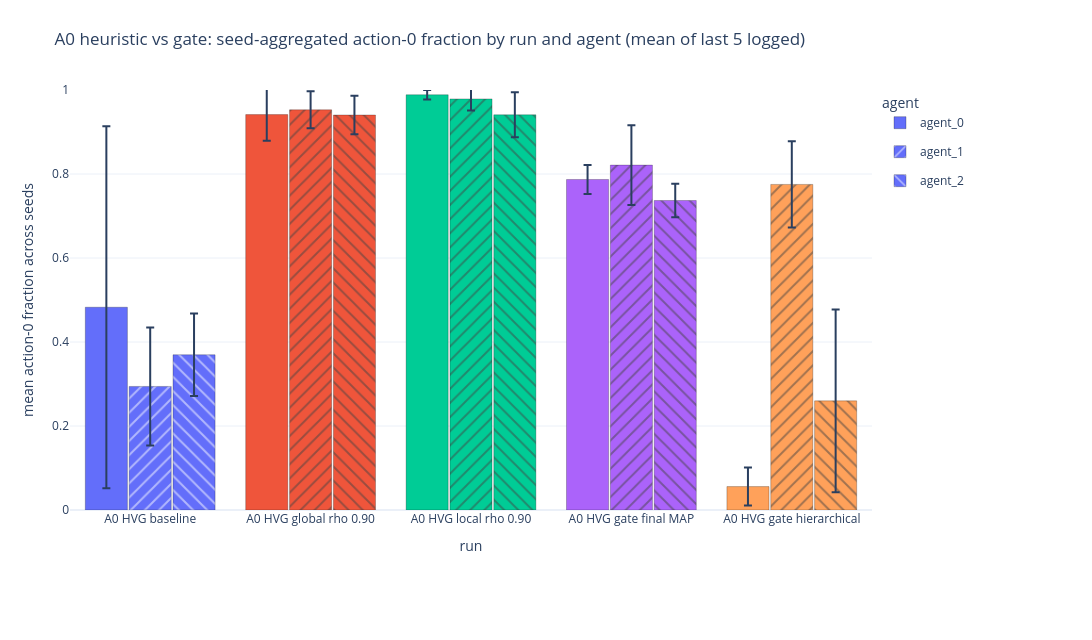
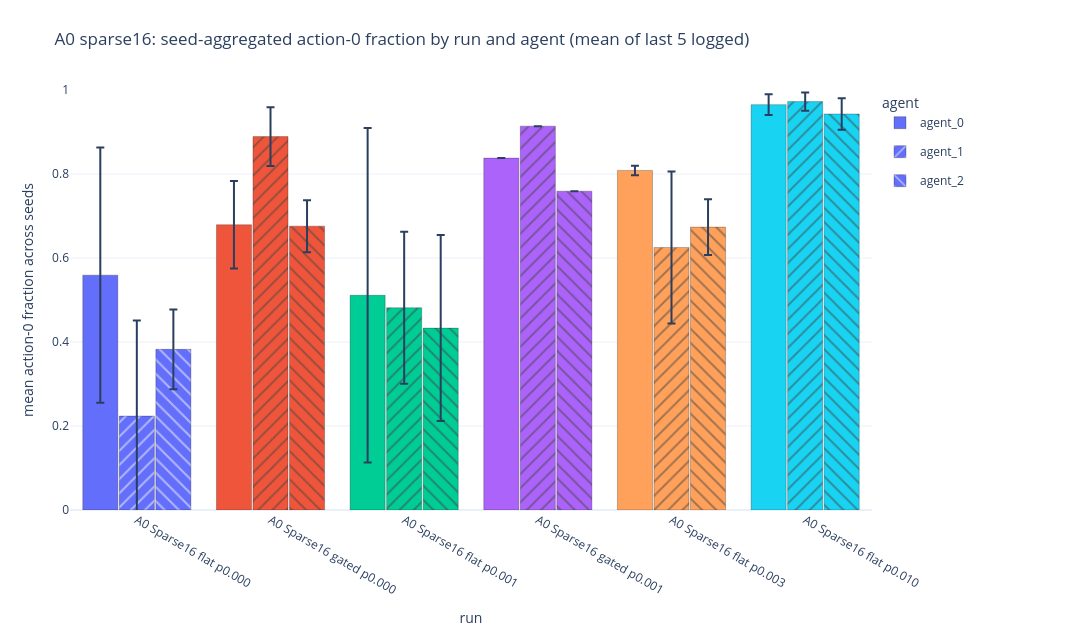
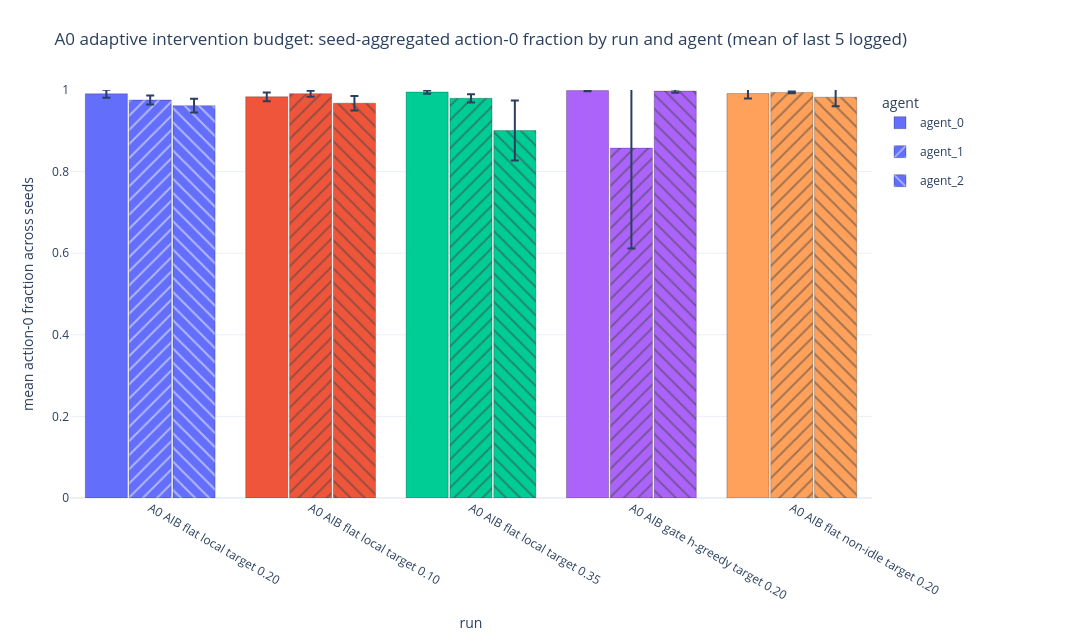
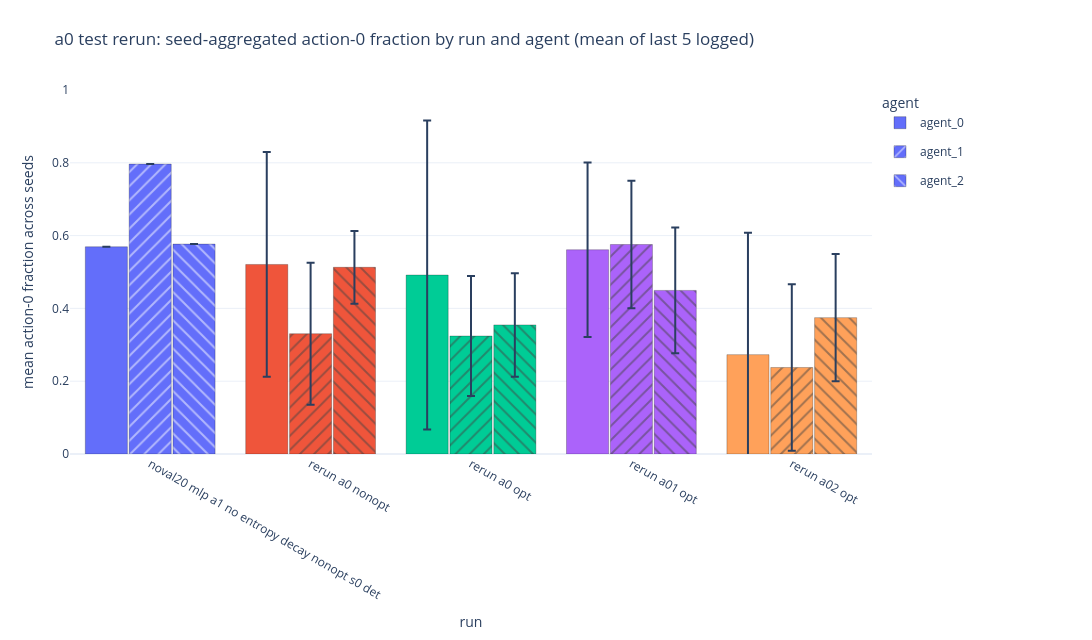

Notebook cell for these charts, in order:
### Markdown cell above
## Seed-Aggregated Last-5-Logged Action-0 Fraction By Run And Agent

### Code cell
seed_action0 = adm.seed_aggregated_last5_logged_action0_fraction_by_agent(ctx)
adm.display_metric_figures(seed_action0)

### Figure 1 — Plotly figure (JSON) as saved in the notebook; plotly's stock layout.template omitted (floating-point values rounded to 4 significant figures)
{"data": [{"customdata": [[0.4309, 3, "[0, 1, 2]", 19312, 17240.0, "['a0_hvg_00_baseline_s0', 'a0_hvg_00_baseline_s1', 'a0_hvg_00_baseline_s2']"], [0.06218, 3, "[0, 1, 2]", 37660.0, 2487.0, "['a0_hvg_01_eval_rho090_s0', 'a0_hvg_01_eval_rho090_s1', 'a0_hvg_01_eval_rho090_s2']"], [0.01123, 3, "[0, 1, 2]", 39550.0, 449.0, "['a0_hvg_04_eval_local_rho090_s0', 'a0_hvg_04_eval_local_rho090_s1', 'a0_hvg_04_eval_local_rho090_s2']"], [0.0344, 3, "[0, 1, 2]", 31478, 1376.0, "['a0_hvg_02_gate_final_map_s0', 'a0_hvg_02_gate_final_map_s1', 'a0_hvg_02_gate_final_map_s2']"], [0.04514, 3, "[0, 1, 2]", 2231.0, 1805.0, "['a0_hvg_03_gate_hierarchical_s0', 'a0_hvg_03_gate_hierarchical_s1', 'a0_hvg_03_gate_hierarchical_s2']"]], "error_y": {"array": [0.4309, 0.06218, 0.01123, 0.0344, 0.04514], "type": "data", "visible": true}, "hovertemplate": "run=%{x}<br>agent=agent_0<br>mean action-0 fraction=%{y:.4f}<br>std across seeds=%{customdata[0]:.4f}<br>n_seeds=%{customdata[1]}<br>seeds=%{customdata[2]}<br>mean action-0 count=%{customdata[3]:.0f}<br>std action-0 count=%{customdata[4]:.0f}<br>seed runs=%{customdata[5]}<extra></extra>", "legendgroup": "agent_0", "marker": {"color": ["#636EFA", "#EF553B", "#00CC96", "#AB63FA", "#FFA15A"], "line": {"color": "rgba(0,0,0,0.35)", "width": 0.7}, "pattern": {"shape": ""}}, "name": "agent_0", "type": "bar", "x": ["A0 HVG baseline", "A0 HVG global rho 0.90", "A0 HVG local rho 0.90", "A0 HVG gate final MAP", "A0 HVG gate hierarchical"], "y": [0.4828, 0.9415, 0.9886, 0.7869, 0.05577]}, {"customdata": [[0.1405, 3, "[0, 1, 2]", 11770.0, 5621.0, "['a0_hvg_00_baseline_s0', 'a0_hvg_00_baseline_s1', 'a0_hvg_00_baseline_s2']"], [0.04412, 3, "[0, 1, 2]", 38120.0, 1764.0, "['a0_hvg_01_eval_rho090_s0', 'a0_hvg_01_eval_rho090_s1', 'a0_hvg_01_eval_rho090_s2']"], [0.0278, 3, "[0, 1, 2]", 39150.0, 1113.0, "['a0_hvg_04_eval_local_rho090_s0', 'a0_hvg_04_eval_local_rho090_s1', 'a0_hvg_04_eval_local_rho090_s2']"], [0.09493, 3, "[0, 1, 2]", 32846, 3797.0, "['a0_hvg_02_gate_final_map_s0', 'a0_hvg_02_gate_final_map_s1', 'a0_hvg_02_gate_final_map_s2']"], [0.1026, 3, "[0, 1, 2]", 31008, 4106.0, "['a0_hvg_03_gate_hierarchical_s0', 'a0_hvg_03_gate_hierarchical_s1', 'a0_hvg_03_gate_hierarchical_s2']"]], "error_y": {"array": [0.1405, 0.04412, 0.0278, 0.09493, 0.1026], "type": "data", "visible": true}, "hovertemplate": "run=%{x}<br>agent=agent_1<br>mean action-0 fraction=%{y:.4f}<br>std across seeds=%{customdata[0]:.4f}<br>n_seeds=%{customdata[1]}<br>seeds=%{customdata[2]}<br>mean action-0 count=%{customdata[3]:.0f}<br>std action-0 count=%{customdata[4]:.0f}<br>seed runs=%{customdata[5]}<extra></extra>", "legendgroup": "agent_1", "marker": {"color": ["#636EFA", "#EF553B", "#00CC96", "#AB63FA", "#FFA15A"], "line": {"color": "rgba(0,0,0,0.35)", "width": 0.7}, "pattern": {"shape": "/"}}, "name": "agent_1", "type": "bar", "x": ["A0 HVG baseline", "A0 HVG global rho 0.90", "A0 HVG local rho 0.90", "A0 HVG gate final MAP", "A0 HVG gate hierarchical"], "y": [0.2942, 0.9529, 0.9788, 0.8211, 0.7752]}, {"customdata": [[0.09824, 3, "[0, 1, 2]", 14786, 3930.0, "['a0_hvg_00_baseline_s0', 'a0_hvg_00_baseline_s1', 'a0_hvg_00_baseline_s2']"], [0.046, 3, "[0, 1, 2]", 37620.0, 1840.0, "['a0_hvg_01_eval_rho090_s0', 'a0_hvg_01_eval_rho090_s1', 'a0_hvg_01_eval_rho090_s2']"], [0.05362, 3, "[0, 1, 2]", 37638, 2145.0, "['a0_hvg_04_eval_local_rho090_s0', 'a0_hvg_04_eval_local_rho090_s1', 'a0_hvg_04_eval_local_rho090_s2']"], [0.03974, 3, "[0, 1, 2]", 29475, 1590.0, "['a0_hvg_02_gate_final_map_s0', 'a0_hvg_02_gate_final_map_s1', 'a0_hvg_02_gate_final_map_s2']"], [0.2173, 3, "[0, 1, 2]", 10394, 8693.0, "['a0_hvg_03_gate_hierarchical_s0', 'a0_hvg_03_gate_hierarchical_s1', 'a0_hvg_03_gate_hierarchical_s2']"]], "error_y": {"array": [0.09824, 0.046, 0.05362, 0.03974, 0.2173], "type": "data", "visible": true}, "hovertemplate": "run=%{x}<br>agent=agent_2<br>mean action-0 fraction=%{y:.4f}<br>std across seeds=%{customdata[0]:.4f}<br>n_seeds=%{customdata[1]}<br>seeds=%{customdata[2]}<br>mean action-0 count=%{customdata[3]:.0f}<br>std action-0 count=%{customdata[4]:.0f}<br>seed runs=%{customdata[5]}<extra></extra>", "legendgroup": "agent_2", "marker": {"color": ["#636EFA", "#EF553B", "#00CC96", "#AB63FA", "#FFA15A"], "line": {"color": "rgba(0,0,0,0.35)", "width": 0.7}, "pattern": {"shape": "\\"}}, "name": "agent_2", "type": "bar", "x": ["A0 HVG baseline", "A0 HVG global rho 0.90", "A0 HVG local rho 0.90", "A0 HVG gate final MAP", "A0 HVG gate hierarchical"], "y": [0.3696, 0.9405, 0.9409, 0.7369, 0.2598]}], "layout": {"bargap": 0.18, "bargroupgap": 0.04, "barmode": "group", "height": 640, "legend": {"orientation": "v", "title": {"text": "agent"}, "x": 1.01, "xanchor": "left", "y": 1, "yanchor": "top"}, "margin": {"b": 130, "l": 70, "r": 220, "t": 90}, "title": {"text": "A0 heuristic vs gate: seed-aggregated action-0 fraction by run and agent (mean of last 5 logged)"}, "width": 1450, "xaxis": {"categoryarray": ["A0 HVG baseline", "A0 HVG global rho 0.90", "A0 HVG local rho 0.90", "A0 HVG gate final MAP", "A0 HVG gate hierarchical"], "categoryorder": "array", "title": {"text": "run"}}, "yaxis": {"range": [0, 1], "title": {"text": "mean action-0 fraction across seeds"}}}}

### Figure 2 — Plotly figure (JSON) as saved in the notebook; plotly's stock layout.template omitted (floating-point values rounded to 4 significant figures)
{"data": [{"customdata": [[0.3037, 3, "[0, 1, 2]", 22367, 12150.0, "['a0_sparse16_flat_p000_s0', 'a0_sparse16_flat_p000_s1', 'a0_sparse16_flat_p000_s2']"], [0.1039, 3, "[0, 1, 2]", 27170.0, 4157.0, "['a0_sparse16_gated_p000_s0', 'a0_sparse16_gated_p000_s1', 'a0_sparse16_gated_p000_s2']"], [0.3981, 3, "[0, 1, 2]", 20450.0, 15930.0, "['a0_sparse16_flat_p001_s0', 'a0_sparse16_flat_p001_s1', 'a0_sparse16_flat_p001_s2']"], [0, 1, "[0]", 33516, 0, "['a0_sparse16_gated_p001_s0']"], [0.01132, 3, "[0, 1, 2]", 32342, 452.9, "['a0_sparse16_flat_p003_s0', 'a0_sparse16_flat_p003_s1', 'a0_sparse16_flat_p003_s2']"], [0.02464, 3, "[0, 1, 2]", 38607, 986.0, "['a0_sparse16_flat_p010_s0', 'a0_sparse16_flat_p010_s1', 'a0_sparse16_flat_p010_s2']"]], "error_y": {"array": [0.3037, 0.1039, 0.3981, 0.0, 0.01132, 0.02464], "type": "data", "visible": true}, "hovertemplate": "run=%{x}<br>agent=agent_0<br>mean action-0 fraction=%{y:.4f}<br>std across seeds=%{customdata[0]:.4f}<br>n_seeds=%{customdata[1]}<br>seeds=%{customdata[2]}<br>mean action-0 count=%{customdata[3]:.0f}<br>std action-0 count=%{customdata[4]:.0f}<br>seed runs=%{customdata[5]}<extra></extra>", "legendgroup": "agent_0", "marker": {"color": ["#636EFA", "#EF553B", "#00CC96", "#AB63FA", "#FFA15A", "#19D3F3"], "line": {"color": "rgba(0,0,0,0.35)", "width": 0.7}, "pattern": {"shape": ""}}, "name": "agent_0", "type": "bar", "x": ["A0 Sparse16 flat p0.000", "A0 Sparse16 gated p0.000", "A0 Sparse16 flat p0.001", "A0 Sparse16 gated p0.001", "A0 Sparse16 flat p0.003", "A0 Sparse16 flat p0.010"], "y": [0.5592, 0.6792, 0.5112, 0.8379, 0.8086, 0.9652]}, {"customdata": [[0.2274, 3, "[0, 1, 2]", 8948.0, 9097.0, "['a0_sparse16_flat_p000_s0', 'a0_sparse16_flat_p000_s1', 'a0_sparse16_flat_p000_s2']"], [0.07006, 3, "[0, 1, 2]", 35560.0, 2802.0, "['a0_sparse16_gated_p000_s0', 'a0_sparse16_gated_p000_s1', 'a0_sparse16_gated_p000_s2']"], [0.181, 3, "[0, 1, 2]", 19264, 7242.0, "['a0_sparse16_flat_p001_s0', 'a0_sparse16_flat_p001_s1', 'a0_sparse16_flat_p001_s2']"], [0, 1, "[0]", 36555, 0, "['a0_sparse16_gated_p001_s0']"], [0.181, 3, "[0, 1, 2]", 25010.0, 7240.0, "['a0_sparse16_flat_p003_s0', 'a0_sparse16_flat_p003_s1', 'a0_sparse16_flat_p003_s2']"], [0.02161, 3, "[0, 1, 2]", 38895, 864.4, "['a0_sparse16_flat_p010_s0', 'a0_sparse16_flat_p010_s1', 'a0_sparse16_flat_p010_s2']"]], "error_y": {"array": [0.2274, 0.07006, 0.181, 0.0, 0.181, 0.02161], "type": "data", "visible": true}, "hovertemplate": "run=%{x}<br>agent=agent_1<br>mean action-0 fraction=%{y:.4f}<br>std across seeds=%{customdata[0]:.4f}<br>n_seeds=%{customdata[1]}<br>seeds=%{customdata[2]}<br>mean action-0 count=%{customdata[3]:.0f}<br>std action-0 count=%{customdata[4]:.0f}<br>seed runs=%{customdata[5]}<extra></extra>", "legendgroup": "agent_1", "marker": {"color": ["#636EFA", "#EF553B", "#00CC96", "#AB63FA", "#FFA15A", "#19D3F3"], "line": {"color": "rgba(0,0,0,0.35)", "width": 0.7}, "pattern": {"shape": "/"}}, "name": "agent_1", "type": "bar", "x": ["A0 Sparse16 flat p0.000", "A0 Sparse16 gated p0.000", "A0 Sparse16 flat p0.001", "A0 Sparse16 gated p0.001", "A0 Sparse16 flat p0.003", "A0 Sparse16 flat p0.010"], "y": [0.2237, 0.8891, 0.4816, 0.9139, 0.6252, 0.9724]}, {"customdata": [[0.09486, 3, "[0, 1, 2]", 15300.0, 3794.0, "['a0_sparse16_flat_p000_s0', 'a0_sparse16_flat_p000_s1', 'a0_sparse16_flat_p000_s2']"], [0.06189, 3, "[0, 1, 2]", 27034, 2476.0, "['a0_sparse16_gated_p000_s0', 'a0_sparse16_gated_p000_s1', 'a0_sparse16_gated_p000_s2']"], [0.2214, 3, "[0, 1, 2]", 17320.0, 8857.0, "['a0_sparse16_flat_p001_s0', 'a0_sparse16_flat_p001_s1', 'a0_sparse16_flat_p001_s2']"], [0, 1, "[0]", 30364, 0, "['a0_sparse16_gated_p001_s0']"], [0.0666, 3, "[0, 1, 2]", 26942, 2664.0, "['a0_sparse16_flat_p003_s0', 'a0_sparse16_flat_p003_s1', 'a0_sparse16_flat_p003_s2']"], [0.03761, 3, "[0, 1, 2]", 37718, 1505.0, "['a0_sparse16_flat_p010_s0', 'a0_sparse16_flat_p010_s1', 'a0_sparse16_flat_p010_s2']"]], "error_y": {"array": [0.09486, 0.06189, 0.2214, 0.0, 0.0666, 0.03761], "type": "data", "visible": true}, "hovertemplate": "run=%{x}<br>agent=agent_2<br>mean action-0 fraction=%{y:.4f}<br>std across seeds=%{customdata[0]:.4f}<br>n_seeds=%{customdata[1]}<br>seeds=%{customdata[2]}<br>mean action-0 count=%{customdata[3]:.0f}<br>std action-0 count=%{customdata[4]:.0f}<br>seed runs=%{customdata[5]}<extra></extra>", "legendgroup": "agent_2", "marker": {"color": ["#636EFA", "#EF553B", "#00CC96", "#AB63FA", "#FFA15A", "#19D3F3"], "line": {"color": "rgba(0,0,0,0.35)", "width": 0.7}, "pattern": {"shape": "\\"}}, "name": "agent_2", "type": "bar", "x": ["A0 Sparse16 flat p0.000", "A0 Sparse16 gated p0.000", "A0 Sparse16 flat p0.001", "A0 Sparse16 gated p0.001", "A0 Sparse16 flat p0.003", "A0 Sparse16 flat p0.010"], "y": [0.3825, 0.6759, 0.4331, 0.7591, 0.6736, 0.9429]}], "layout": {"bargap": 0.18, "bargroupgap": 0.04, "barmode": "group", "height": 640, "legend": {"orientation": "v", "title": {"text": "agent"}, "x": 1.01, "xanchor": "left", "y": 1, "yanchor": "top"}, "margin": {"b": 130, "l": 70, "r": 220, "t": 90}, "title": {"text": "A0 sparse16: seed-aggregated action-0 fraction by run and agent (mean of last 5 logged)"}, "width": 1450, "xaxis": {"categoryarray": ["A0 Sparse16 flat p0.000", "A0 Sparse16 gated p0.000", "A0 Sparse16 flat p0.001", "A0 Sparse16 gated p0.001", "A0 Sparse16 flat p0.003", "A0 Sparse16 flat p0.010"], "categoryorder": "array", "title": {"text": "run"}}, "yaxis": {"range": [0, 1], "title": {"text": "mean action-0 fraction across seeds"}}}}

### Figure 3 — Plotly figure (JSON) as saved in the notebook; plotly's stock layout.template omitted (floating-point values rounded to 4 significant figures)
{"data": [{"customdata": [[0.009681, 3, "[0, 1, 2]", 39630.0, 387.6, "['a0_aib_00_flat_local_t020_s0', 'a0_aib_00_flat_local_t020_s1', 'a0_aib_00_flat_local_t020_s2']"], [0.01076, 3, "[0, 1, 2]", 39340.0, 430.5, "['a0_aib_01_flat_local_t010_s0', 'a0_aib_01_flat_local_t010_s1', 'a0_aib_01_flat_local_t010_s2']"], [0.004033, 3, "[0, 1, 2]", 39800.0, 161.5, "['a0_aib_02_flat_local_t035_s0', 'a0_aib_02_flat_local_t035_s1', 'a0_aib_02_flat_local_t035_s2']"], [0.001849, 3, "[0, 1, 2]", 39940.0, 74.1, "['a0_aib_03_gate_hgreedy_sep_local_t020_s0', 'a0_aib_03_gate_hgreedy_sep_local_t020_s1', 'a0_aib_03_gate_hgreedy_sep_local_t020_s2']"], [0.012, 3, "[0, 1, 2]", 39650.0, 480.3, "['a0_aib_04_flat_nonidle_t020_s0', 'a0_aib_04_flat_nonidle_t020_s1', 'a0_aib_04_flat_nonidle_t020_s2']"]], "error_y": {"array": [0.009681, 0.01076, 0.004033, 0.001849, 0.012], "type": "data", "visible": true}, "hovertemplate": "run=%{x}<br>agent=agent_0<br>mean action-0 fraction=%{y:.4f}<br>std across seeds=%{customdata[0]:.4f}<br>n_seeds=%{customdata[1]}<br>seeds=%{customdata[2]}<br>mean action-0 count=%{customdata[3]:.0f}<br>std action-0 count=%{customdata[4]:.0f}<br>seed runs=%{customdata[5]}<extra></extra>", "legendgroup": "agent_0", "marker": {"color": ["#636EFA", "#EF553B", "#00CC96", "#AB63FA", "#FFA15A"], "line": {"color": "rgba(0,0,0,0.35)", "width": 0.7}, "pattern": {"shape": ""}}, "name": "agent_0", "type": "bar", "x": ["A0 AIB flat local target 0.20", "A0 AIB flat local target 0.10", "A0 AIB flat local target 0.35", "A0 AIB gate h-greedy target 0.20", "A0 AIB flat non-idle target 0.20"], "y": [0.9906, 0.9834, 0.995, 0.9986, 0.9913]}, {"customdata": [[0.01081, 3, "[0, 1, 2]", 39018, 432.5, "['a0_aib_00_flat_local_t020_s0', 'a0_aib_00_flat_local_t020_s1', 'a0_aib_00_flat_local_t020_s2']"], [0.007426, 3, "[0, 1, 2]", 39640, 296.7, "['a0_aib_01_flat_local_t010_s0', 'a0_aib_01_flat_local_t010_s1', 'a0_aib_01_flat_local_t010_s2']"], [0.01014, 3, "[0, 1, 2]", 39187, 405.7, "['a0_aib_02_flat_local_t035_s0', 'a0_aib_02_flat_local_t035_s1', 'a0_aib_02_flat_local_t035_s2']"], [0.2459, 3, "[0, 1, 2]", 34305, 9836.0, "['a0_aib_03_gate_hgreedy_sep_local_t020_s0', 'a0_aib_03_gate_hgreedy_sep_local_t020_s1', 'a0_aib_03_gate_hgreedy_sep_local_t020_s2']"], [0.00215, 3, "[0, 1, 2]", 39765, 86.02, "['a0_aib_04_flat_nonidle_t020_s0', 'a0_aib_04_flat_nonidle_t020_s1', 'a0_aib_04_flat_nonidle_t020_s2']"]], "error_y": {"array": [0.01081, 0.007426, 0.01014, 0.2459, 0.00215], "type": "data", "visible": true}, "hovertemplate": "run=%{x}<br>agent=agent_1<br>mean action-0 fraction=%{y:.4f}<br>std across seeds=%{customdata[0]:.4f}<br>n_seeds=%{customdata[1]}<br>seeds=%{customdata[2]}<br>mean action-0 count=%{customdata[3]:.0f}<br>std action-0 count=%{customdata[4]:.0f}<br>seed runs=%{customdata[5]}<extra></extra>", "legendgroup": "agent_1", "marker": {"color": ["#636EFA", "#EF553B", "#00CC96", "#AB63FA", "#FFA15A"], "line": {"color": "rgba(0,0,0,0.35)", "width": 0.7}, "pattern": {"shape": "/"}}, "name": "agent_1", "type": "bar", "x": ["A0 AIB flat local target 0.20", "A0 AIB flat local target 0.10", "A0 AIB flat local target 0.35", "A0 AIB gate h-greedy target 0.20", "A0 AIB flat non-idle target 0.20"], "y": [0.9755, 0.991, 0.9797, 0.8576, 0.9941]}, {"customdata": [[0.01692, 3, "[0, 1, 2]", 38460.0, 677.0, "['a0_aib_00_flat_local_t020_s0', 'a0_aib_00_flat_local_t020_s1', 'a0_aib_00_flat_local_t020_s2']"], [0.01782, 3, "[0, 1, 2]", 38710.0, 712.8, "['a0_aib_01_flat_local_t010_s0', 'a0_aib_01_flat_local_t010_s1', 'a0_aib_01_flat_local_t010_s2']"], [0.07371, 3, "[0, 1, 2]", 36020.0, 2948.0, "['a0_aib_02_flat_local_t035_s0', 'a0_aib_02_flat_local_t035_s1', 'a0_aib_02_flat_local_t035_s2']"], [0.003889, 3, "[0, 1, 2]", 39890, 155.6, "['a0_aib_03_gate_hgreedy_sep_local_t020_s0', 'a0_aib_03_gate_hgreedy_sep_local_t020_s1', 'a0_aib_03_gate_hgreedy_sep_local_t020_s2']"], [0.0221, 3, "[0, 1, 2]", 39290.0, 883.9, "['a0_aib_04_flat_nonidle_t020_s0', 'a0_aib_04_flat_nonidle_t020_s1', 'a0_aib_04_flat_nonidle_t020_s2']"]], "error_y": {"array": [0.01692, 0.01782, 0.07371, 0.003889, 0.0221], "type": "data", "visible": true}, "hovertemplate": "run=%{x}<br>agent=agent_2<br>mean action-0 fraction=%{y:.4f}<br>std across seeds=%{customdata[0]:.4f}<br>n_seeds=%{customdata[1]}<br>seeds=%{customdata[2]}<br>mean action-0 count=%{customdata[3]:.0f}<br>std action-0 count=%{customdata[4]:.0f}<br>seed runs=%{customdata[5]}<extra></extra>", "legendgroup": "agent_2", "marker": {"color": ["#636EFA", "#EF553B", "#00CC96", "#AB63FA", "#FFA15A"], "line": {"color": "rgba(0,0,0,0.35)", "width": 0.7}, "pattern": {"shape": "\\"}}, "name": "agent_2", "type": "bar", "x": ["A0 AIB flat local target 0.20", "A0 AIB flat local target 0.10", "A0 AIB flat local target 0.35", "A0 AIB gate h-greedy target 0.20", "A0 AIB flat non-idle target 0.20"], "y": [0.9615, 0.9677, 0.9006, 0.9973, 0.9823]}], "layout": {"bargap": 0.18, "bargroupgap": 0.04, "barmode": "group", "height": 640, "legend": {"orientation": "v", "title": {"text": "agent"}, "x": 1.01, "xanchor": "left", "y": 1, "yanchor": "top"}, "margin": {"b": 130, "l": 70, "r": 220, "t": 90}, "title": {"text": "A0 adaptive intervention budget: seed-aggregated action-0 fraction by run and agent (mean of last 5 logged)"}, "width": 1450, "xaxis": {"categoryarray": ["A0 AIB flat local target 0.20", "A0 AIB flat local target 0.10", "A0 AIB flat local target 0.35", "A0 AIB gate h-greedy target 0.20", "A0 AIB flat non-idle target 0.20"], "categoryorder": "array", "title": {"text": "run"}}, "yaxis": {"range": [0, 1], "title": {"text": "mean action-0 fraction across seeds"}}}}

### Figure 4 — Plotly figure (JSON) as saved in the notebook; plotly's stock layout.template omitted (floating-point values rounded to 4 significant figures)
{"data": [{"customdata": [[0, 0, "[]", 22774, 0, "['noval20_mlp_a1_no_entropy_decay_nonopt_s0_det']"], [0.3088, 3, "[0, 1, 2]", 20830, 12350.0, "['rerun_a0_nonopt_s0', 'rerun_a0_nonopt_s1', 'rerun_a0_nonopt_s2']"], [0.4246, 3, "[0, 1, 2]", 19670.0, 16980.0, "['rerun_a0_opt_s0', 'rerun_a0_opt_s1', 'rerun_a0_opt_s2']"], [0.2394, 3, "[0, 1, 2]", 22450.0, 9576.0, "['rerun_a01_opt_s0', 'rerun_a01_opt_s1', 'rerun_a01_opt_s2']"], [0.3348, 3, "[0, 1, 2]", 10920.0, 13390.0, "['rerun_a02_opt_s0', 'rerun_a02_opt_s1', 'rerun_a02_opt_s2']"]], "error_y": {"array": [0.0, 0.3088, 0.4246, 0.2394, 0.3348], "type": "data", "visible": true}, "hovertemplate": "run=%{x}<br>agent=agent_0<br>mean action-0 fraction=%{y:.4f}<br>std across seeds=%{customdata[0]:.4f}<br>n_seeds=%{customdata[1]}<br>seeds=%{customdata[2]}<br>mean action-0 count=%{customdata[3]:.0f}<br>std action-0 count=%{customdata[4]:.0f}<br>seed runs=%{customdata[5]}<extra></extra>", "legendgroup": "agent_0", "marker": {"color": ["#636EFA", "#EF553B", "#00CC96", "#AB63FA", "#FFA15A"], "line": {"color": "rgba(0,0,0,0.35)", "width": 0.7}, "pattern": {"shape": ""}}, "name": "agent_0", "type": "bar", "x": ["noval20 mlp a1 no entropy decay nonopt s0 det", "rerun a0 nonopt", "rerun a0 opt", "rerun a01 opt", "rerun a02 opt"], "y": [0.5694, 0.5207, 0.4917, 0.5611, 0.273]}, {"customdata": [[0, 0, "[]", 31860, 0, "['noval20_mlp_a1_no_entropy_decay_nonopt_s0_det']"], [0.195, 3, "[0, 1, 2]", 13220.0, 7798.0, "['rerun_a0_nonopt_s0', 'rerun_a0_nonopt_s1', 'rerun_a0_nonopt_s2']"], [0.1648, 3, "[0, 1, 2]", 12960.0, 6594.0, "['rerun_a0_opt_s0', 'rerun_a0_opt_s1', 'rerun_a0_opt_s2']"], [0.1751, 3, "[0, 1, 2]", 23020.0, 7003.0, "['rerun_a01_opt_s0', 'rerun_a01_opt_s1', 'rerun_a01_opt_s2']"], [0.2287, 3, "[0, 1, 2]", 9508.0, 9149.0, "['rerun_a02_opt_s0', 'rerun_a02_opt_s1', 'rerun_a02_opt_s2']"]], "error_y": {"array": [0.0, 0.195, 0.1648, 0.1751, 0.2287], "type": "data", "visible": true}, "hovertemplate": "run=%{x}<br>agent=agent_1<br>mean action-0 fraction=%{y:.4f}<br>std across seeds=%{customdata[0]:.4f}<br>n_seeds=%{customdata[1]}<br>seeds=%{customdata[2]}<br>mean action-0 count=%{customdata[3]:.0f}<br>std action-0 count=%{customdata[4]:.0f}<br>seed runs=%{customdata[5]}<extra></extra>", "legendgroup": "agent_1", "marker": {"color": ["#636EFA", "#EF553B", "#00CC96", "#AB63FA", "#FFA15A"], "line": {"color": "rgba(0,0,0,0.35)", "width": 0.7}, "pattern": {"shape": "/"}}, "name": "agent_1", "type": "bar", "x": ["noval20 mlp a1 no entropy decay nonopt s0 det", "rerun a0 nonopt", "rerun a0 opt", "rerun a01 opt", "rerun a02 opt"], "y": [0.7965, 0.3305, 0.3241, 0.5756, 0.2377]}, {"customdata": [[0, 0, "[]", 23066, 0, "['noval20_mlp_a1_no_entropy_decay_nonopt_s0_det']"], [0.09998, 3, "[0, 1, 2]", 20517, 3999.0, "['rerun_a0_nonopt_s0', 'rerun_a0_nonopt_s1', 'rerun_a0_nonopt_s2']"], [0.1422, 3, "[0, 1, 2]", 14190.0, 5690.0, "['rerun_a0_opt_s0', 'rerun_a0_opt_s1', 'rerun_a0_opt_s2']"], [0.1726, 3, "[0, 1, 2]", 17980.0, 6902.0, "['rerun_a01_opt_s0', 'rerun_a01_opt_s1', 'rerun_a01_opt_s2']"], [0.1747, 3, "[0, 1, 2]", 14985, 6987.0, "['rerun_a02_opt_s0', 'rerun_a02_opt_s1', 'rerun_a02_opt_s2']"]], "error_y": {"array": [0.0, 0.09998, 0.1422, 0.1726, 0.1747], "type": "data", "visible": true}, "hovertemplate": "run=%{x}<br>agent=agent_2<br>mean action-0 fraction=%{y:.4f}<br>std across seeds=%{customdata[0]:.4f}<br>n_seeds=%{customdata[1]}<br>seeds=%{customdata[2]}<br>mean action-0 count=%{customdata[3]:.0f}<br>std action-0 count=%{customdata[4]:.0f}<br>seed runs=%{customdata[5]}<extra></extra>", "legendgroup": "agent_2", "marker": {"color": ["#636EFA", "#EF553B", "#00CC96", "#AB63FA", "#FFA15A"], "line": {"color": "rgba(0,0,0,0.35)", "width": 0.7}, "pattern": {"shape": "\\"}}, "name": "agent_2", "type": "bar", "x": ["noval20 mlp a1 no entropy decay nonopt s0 det", "rerun a0 nonopt", "rerun a0 opt", "rerun a01 opt", "rerun a02 opt"], "y": [0.5767, 0.5129, 0.3547, 0.4494, 0.3746]}], "layout": {"bargap": 0.18, "bargroupgap": 0.04, "barmode": "group", "height": 640, "legend": {"orientation": "v", "title": {"text": "agent"}, "x": 1.01, "xanchor": "left", "y": 1, "yanchor": "top"}, "margin": {"b": 130, "l": 70, "r": 220, "t": 90}, "title": {"text": "a0 test rerun: seed-aggregated action-0 fraction by run and agent (mean of last 5 logged)"}, "width": 1450, "xaxis": {"categoryarray": ["noval20 mlp a1 no entropy decay nonopt s0 det", "rerun a0 nonopt", "rerun a0 opt", "rerun a01 opt", "rerun a02 opt"], "categoryorder": "array", "title": {"text": "run"}}, "yaxis": {"range": [0, 1], "title": {"text": "mean action-0 fraction across seeds"}}}}
